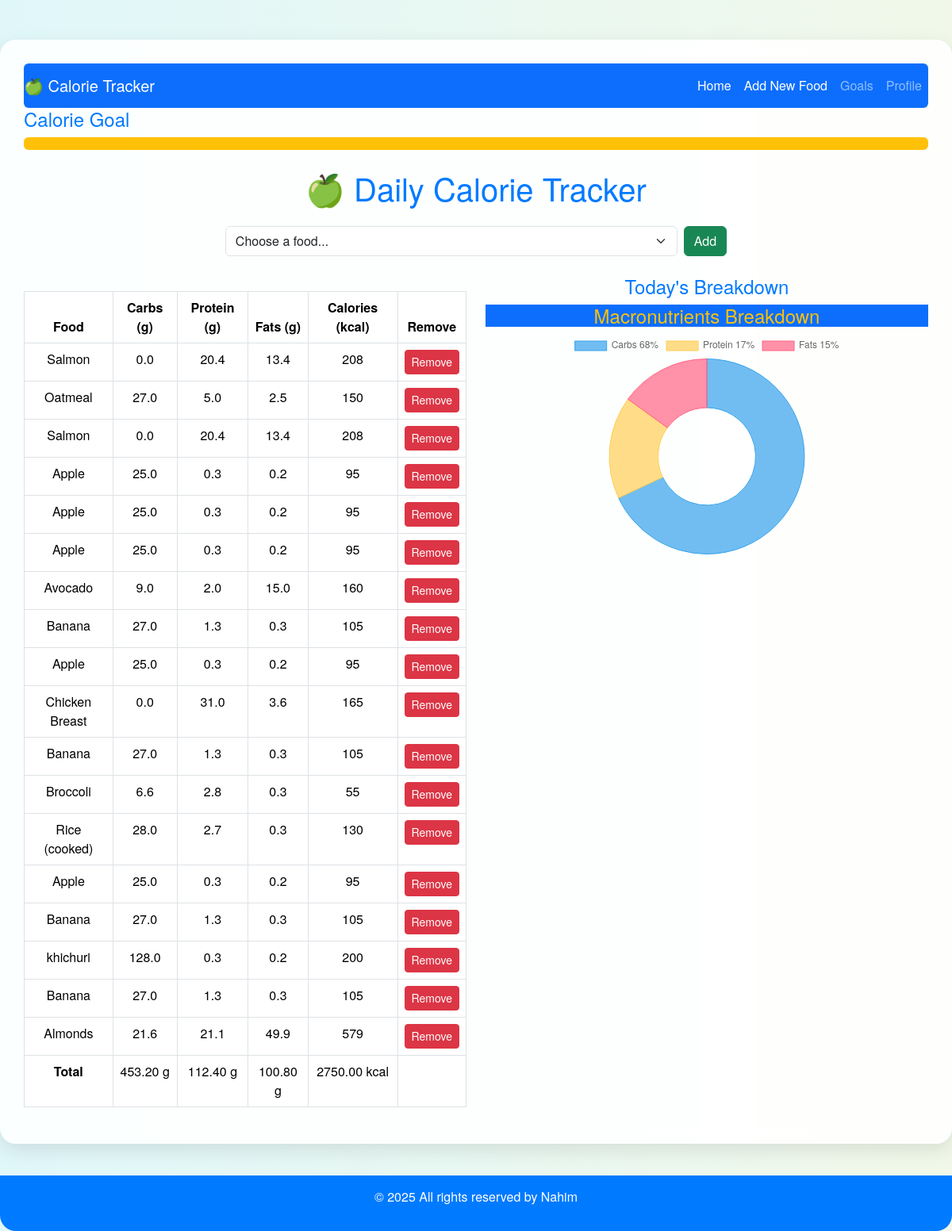
The app's page / (signed in) with its own data.
### myapp/models.py (models this page shows, shortened)
class Consume(models.Model):
    user = models.ForeignKey(User, on_delete=models.CASCADE)
    food_consumed = models.ForeignKey(Food,on_delete=models.CASCADE)

class Food(models.Model):
    name = models.CharField(max_length=100)
    carbs = models.FloatField()
    protein = models.FloatField()
    fats = models.FloatField()
    calories = models.IntegerField()

### myapp/views.py (the view, shortened to what this page needs)
# urls.py: path('',views.index,name='index'),
def index(request):
    foods = Food.objects.all()  # always fetch foods
    consumed_food = Consume.objects.filter(user=request.user)
    return render(request, 'myapp/index.html', {
        "foods": foods,
        "consumed_food": consumed_food
    })

### myapp/templates/myapp/index.html (shortened to what this page needs)
<!DOCTYPE html>
<html lang="en">
<head>
<link href="https://cdn.jsdelivr.net/npm/bootstrap@5.3.3/dist/css/bootstrap.min.css" rel="stylesheet">
</head>
<body>
<div class="container container-main">
    <nav class="navbar navbar-expand-lg navbar-dark bg-primary rounded">
        <a class="navbar-brand" href="#">🍏 Calorie Tracker</a>
        <div class="collapse navbar-collapse justify-content-end" id="navbarNav">
            <ul class="navbar-nav">
                <li class="nav-item"><a class="nav-link active" href="#">Home</a></li>
                <li class="nav-item"><a class="nav-link active" href="{% url 'add_food' %}">Add New Food</a></li>
                <li class="nav-item"><a class="nav-link" href="#">Goals</a></li>
                <li class="nav-item"><a class="nav-link" href="#">Profile</a></li>
            </ul>
        </div>
    </nav>
    <h4>Calorie Goal</h4>
    <div class="progress mb-4">
        <div class="progress-bar bg-warning" role="progressbar" style="width: 0%" aria-valuenow="0"
             aria-valuemin="0" aria-valuemax="100"></div>
    </div>
    <h1 class="text-center mb-4">🍏 Daily Calorie Tracker</h1>
    <form method="POST" class="d-flex justify-content-center align-items-center gap-2 mb-4">
        <select name="food_consumed" id="food_consumed" class="form-select w-50">
            <option selected disabled>Choose a food...</option>
        </select>
        <button type="submit" class="btn btn-success">Add</button>
    </form>
    <div class="row">
        <div class="col-md-6">
            <table id="table" class="table table-bordered table-hover text-center">
                <thead>
                    <tr>
                        <th>Food</th>
                        <th>Carbs (g)</th>
                        <th>Protein (g)</th>
                        <th>Fats (g)</th>
                        <th>Calories (kcal)</th>
                        <th>Remove</th>
                    </tr>
                </thead>
                <tbody>
                    {% for c in consumed_food %}
                    <tr>
                        <td>{{ c.food_consumed.name }}</td>
                        <td>{{ c.food_consumed.carbs }}</td>
                        <td>{{ c.food_consumed.protein }}</td>
                        <td>{{ c.food_consumed.fats }}</td>
                        <td>{{ c.food_consumed.calories }}</td>
                        <td><a href="{% url 'delete' c.id %}" class="btn btn-danger btn-sm">Remove</a></td>
                    </tr>
                    {% empty %}
                    <tr>
                        <td colspan="6">No food consumed yet 🍽️</td>
                    </tr>
                    {% endfor %}
                    <tr>
                        <td><b>Total</b></td>
                        <td id="totalCarbs"><b></b></td>
                        <td id="totalProtein"><b></b></td>
                        <td id="totalFats"><b></b></td>
                        <td id="totalCalories"><b></b></td>
                        <td></td>
                    </tr>
                </tbody>
            </table>
        </div>
        <div class="col-md-6 text-center">
            <h4>Today's Breakdown</h4>
            <div class="card-header text-white bg-primary mb-2 text-center">
                <h4 class="text-warning m-0">Macronutrients Breakdown</h4>
            </div>
            <canvas id="acquisitions"></canvas>
        </div>
    </div>
</div>
<div class="footer">
    <p>© 2025 All rights reserved by Nahim</p>
</div>
<script>
    // Totals calculation
    const table = document.getElementById("table");
    let carbs = 0, protein = 0, fats = 0, calories = 0;
    for (let i = 1; i < table.rows.length - 1; i++) {
        carbs += parseFloat(table.rows[i].cells[1].innerText) || 0;
        protein += parseFloat(table.rows[i].cells[2].innerText) || 0;
        fats += parseFloat(table.rows[i].cells[3].innerText) || 0;
        calories += parseFloat(table.rows[i].cells[4].innerText) || 0;
    }
    document.getElementById("totalCarbs").innerText = `${carbs.toFixed(2)} g`;
    document.getElementById("totalProtein").innerText = `${protein.toFixed(2)} g`;
    document.getElementById("totalFats").innerText = `${fats.toFixed(2)} g`;
    document.getElementById("totalCalories").innerText = `${calories.toFixed(2)} kcal`;
    // Progress bar
    const calPer = (calories / 2000) * 100;
    document.querySelector(".progress-bar").style.width = calPer + "%";
    // Chart
    const total = carbs + protein + fats;
    const carbsP = Math.round((carbs / total) * 100);
    const proteinP = Math.round((protein / total) * 100);
    const fatsP = Math.round((fats / total) * 100);
    const ctx = document.getElementById("acquisitions").getContext("2d");
    new Chart(ctx, {
        type: 'doughnut',
        data: {
            labels: ["Carbs " + carbsP + "%", "Protein " + proteinP + "%", "Fats " + fatsP + "%"],
            datasets: [{
                data: [carbsP, proteinP, fatsP],
                backgroundColor: ['rgba(54, 162, 235, 0.7)', 'rgba(255, 206, 86, 0.7)', 'rgba(255, 99, 132, 0.7)'],
                borderColor: ['rgba(54, 162, 235, 1)', 'rgba(255, 206, 86, 1)', 'rgba(255, 99, 132, 1)'],
                borderWidth: 1
            }]
        },
        options: {
            responsive: true,
            plugins: {
                legend: { position: 'bottom' },
                title: { display: true, text: 'Macronutrient Breakdown (Doughnut)' }
            }
        }
    });
</script>
</body>
</html>

### myapp/templates/myapp/index.html (style rules this page uses)
body { background: linear-gradient(to right, #e0f7fa, #f1f8e9); font-family: "Helvetica Neue", Arial, sans-serif; padding-top: 50px; }
.container-main { max-width: 1300px; background: rgba(255, 255, 255, 0.9); border-radius: 20px; box-shadow: 0 8px 25px rgba(0, 0, 0, 0.1); padding: 30px; backdrop-filter: blur(8px); }
h1, h4 { color: #007aff; }
select, button { border-radius: 12px; }
button { background-color: #00bfa5; border: none; color: white; padding: 10px 20px; transition: 0.3s; }
table { margin-top: 20px; }
th { background-color: #007aff; color: white; }
td { background-color: #f9f9f9; }
canvas { width: 100% !important; height: auto !important; }
.footer { text-align: center; margin-top: 40px; padding: 15px 0; background-color: #007aff; color: white; border-radius: 0 0 20px 20px; }

### records on screen
Consume: food_consumed.name "Salmon", food_consumed.carbs "0.0", food_consumed.protein "20.4", food_consumed.fats "13.4", food_consumed.calories "208"
Consume: food_consumed.name "Oatmeal", food_consumed.carbs "27.0", food_consumed.protein "5.0", food_consumed.fats "2.5", food_consumed.calories "150"
Consume: food_consumed.name "Salmon", food_consumed.carbs "0.0", food_consumed.protein "20.4", food_consumed.fats "13.4", food_consumed.calories "208"
Consume: food_consumed.name "Apple", food_consumed.carbs "25.0", food_consumed.protein "0.3", food_consumed.fats "0.2", food_consumed.calories "95"
Consume: food_consumed.name "Apple", food_consumed.carbs "25.0", food_consumed.protein "0.3", food_consumed.fats "0.2", food_consumed.calories "95"
Consume: food_consumed.name "Apple", food_consumed.carbs "25.0", food_consumed.protein "0.3", food_consumed.fats "0.2", food_consumed.calories "95"
Consume: food_consumed.name "Avocado", food_consumed.carbs "9.0", food_consumed.protein "2.0", food_consumed.fats "15.0", food_consumed.calories "160"
Consume: food_consumed.name "Banana", food_consumed.carbs "27.0", food_consumed.protein "1.3", food_consumed.fats "0.3", food_consumed.calories "105"
Consume: food_consumed.name "Apple", food_consumed.carbs "25.0", food_consumed.protein "0.3", food_consumed.fats "0.2", food_consumed.calories "95"
Consume: food_consumed.name "Chicken Breast", food_consumed.carbs "0.0", food_consumed.protein "31.0", food_consumed.fats "3.6", food_consumed.calories "165"
Consume: food_consumed.name "Banana", food_consumed.carbs "27.0", food_consumed.protein "1.3", food_consumed.fats "0.3", food_consumed.calories "105"
Consume: food_consumed.name "Broccoli", food_consumed.carbs "6.6", food_consumed.protein "2.8", food_consumed.fats "0.3", food_consumed.calories "55"
Consume: food_consumed.name "Rice (cooked)", food_consumed.carbs "28.0", food_consumed.protein "2.7", food_consumed.fats "0.3", food_consumed.calories "130"
Consume: food_consumed.name "Apple", food_consumed.carbs "25.0", food_consumed.protein "0.3", food_consumed.fats "0.2", food_consumed.calories "95"
Consume: food_consumed.name "Banana", food_consumed.carbs "27.0", food_consumed.protein "1.3", food_consumed.fats "0.3", food_consumed.calories "105"
Consume: food_consumed.name "khichuri", food_consumed.carbs "128.0", food_consumed.protein "0.3", food_consumed.fats "0.2", food_consumed.calories "200"
Consume: food_consumed.name "Banana", food_consumed.carbs "27.0", food_consumed.protein "1.3", food_consumed.fats "0.3", food_consumed.calories "105"
Consume: food_consumed.name "Almonds", food_consumed.carbs "21.6", food_consumed.protein "21.1", food_consumed.fats "49.9", food_consumed.calories "579"
